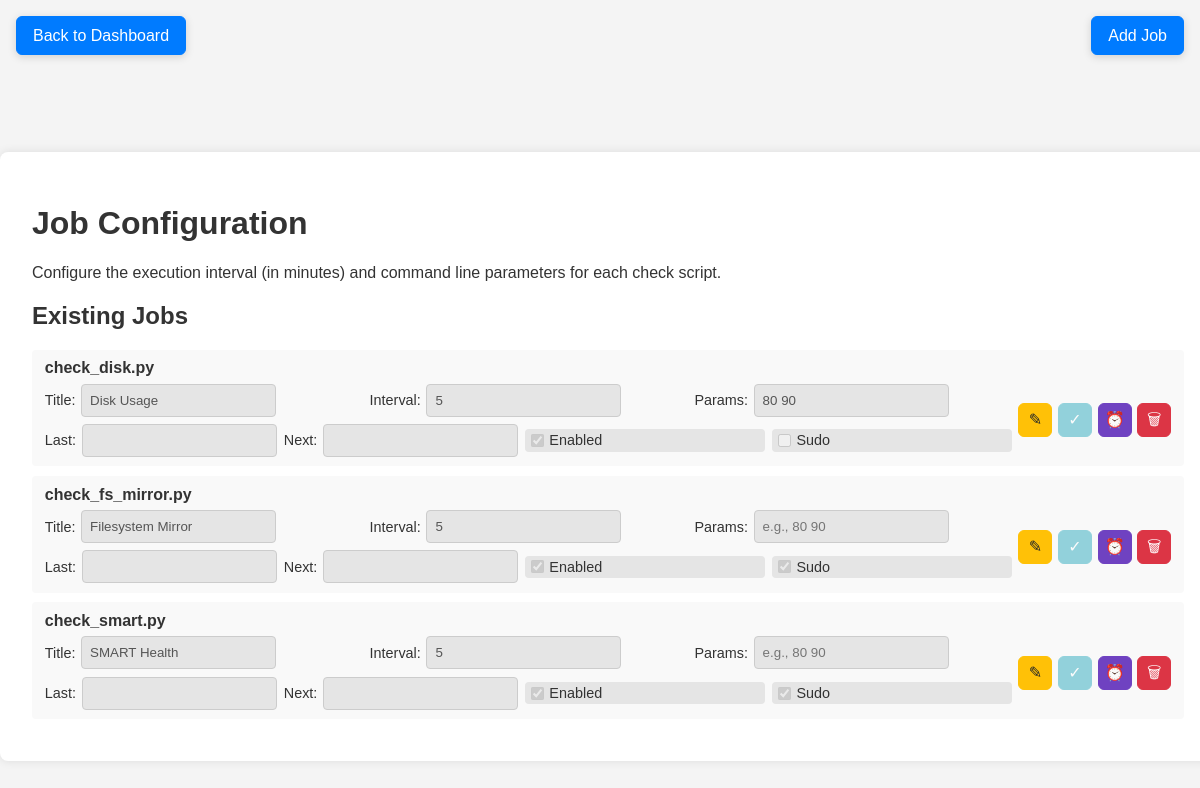
/job_config.php (signed in), run on the app's committed database.
### tables this page shows
CREATE TABLE IF NOT EXISTS checks (
    id INT AUTO_INCREMENT PRIMARY KEY,
    script_name VARCHAR(100) UNIQUE NOT NULL,
    title VARCHAR(150) NOT NULL,
    interval_minutes INT DEFAULT 5,
    parameters VARCHAR(255) DEFAULT '',
    enabled BOOLEAN DEFAULT TRUE,
    sudo BOOLEAN DEFAULT FALSE,
    last_run TIMESTAMP NULL,
    next_run TIMESTAMP NULL
);

### www/job_config.php (the view, shortened to what this page needs)
<?php
$pdo = getDB();
try {
    $stmt = $pdo->query("SELECT * FROM checks ORDER BY script_name");
    $checks = $stmt->fetchAll(PDO::FETCH_ASSOC);
} catch (PDOException $e) {
    $error = 'Database error: ' . $e->getMessage();
    $checks = [];
}
?>
<!DOCTYPE html>
<html lang="en">
<head>
    <link rel="stylesheet" href="style.css">
</head>
<body class="subpage">
    <a href="index.php" class="sticky-back-btn">Back to Dashboard</a>
    <a href="job_add.php" class="sticky-top-right-btn" title="Open Add Job Page" aria-label="Open Add Job Page">Add Job</a>
    <div class="login-container job-config-container">
        <h1>Job Configuration</h1>
        <p>Configure the execution interval (in minutes) and command line parameters for each check script.</p>
        <h2>Existing Jobs</h2>
        <?php foreach ($checks as $check): ?>
            <div class="check-config">
                <h3><?php echo htmlspecialchars($check['script_name']); ?></h3>
                <form method="post" class="job-row-form">
                    <div class="job-fields">
                        <label>Title: <input type="text" class="row-editable field-locked" name="title" value="<?php echo htmlspecialchars($check['title'] ?? $check['script_name']); ?>" readonly></label>
                        <label>Interval: <input type="number" class="row-editable field-locked" name="interval_minutes" value="<?php echo $check['interval_minutes']; ?>" min="1" required readonly></label>
                        <label>Params: <input type="text" class="row-editable field-locked" name="parameters" value="<?php echo htmlspecialchars($check['parameters']); ?>" placeholder="e.g., 80 90" readonly></label>
                        <label>Last: <input type="text" class="field-locked" value="<?php echo htmlspecialchars($check['last_run'] ?? ''); ?>" readonly></label>
                        <label>Next: <input type="text" class="field-locked" value="<?php echo htmlspecialchars($check['next_run'] ?? ''); ?>" readonly></label>
                        <label class="field-locked-label"><input type="checkbox" class="row-editable field-locked" name="enabled" <?php echo $check['enabled'] ? 'checked' : ''; ?> disabled> Enabled</label>
                        <label class="field-locked-label"><input type="checkbox" class="row-editable field-locked" name="sudo" <?php echo !empty($check['sudo']) ? 'checked' : ''; ?> disabled> Sudo</label>
                    </div>
                    <div class="job-actions">
                        <button type="button" class="icon-btn icon-edit row-edit-toggle" title="Edit row" aria-label="Edit row">&#9998;</button>
                        <button type="submit" name="update" value="1" class="icon-btn icon-apply" title="Apply changes" aria-label="Apply changes" disabled>&#10003;</button>
                        <button type="submit" name="schedule_now" value="1" class="icon-btn icon-schedule" title="Schedule now" aria-label="Schedule now">&#9200;</button>
                        <button type="submit" name="delete" value="1" class="icon-btn icon-delete" title="Delete job" aria-label="Delete job" onclick="return confirm('Are you sure you want to delete this job?')">&#128465;</button>
                    </div>
                </form>
            </div>
        <?php endforeach; ?>
    </div>
</body>
</html>

### www/style.css (style rules this page uses)
body { font-family: Arial, sans-serif; margin: 0; padding: 0; background-color: #f4f4f4; color: #333; transition: background-color 0.3s, color 0.3s; }
body.subpage { padding-top: 4.5rem; }
.login-container { max-width: 400px; margin: 5rem auto; padding: 2rem; background: white; border-radius: 8px; box-shadow: 0 0 10px rgba(0,0,0,0.1); }
input, button { display: block; width: 100%; margin: 0.5rem 0; padding: 0.5rem; border: 1px solid #ccc; border-radius: 4px; }
button { background: #007bff; color: white; cursor: pointer; }
.check-config { background: #f9f9f9; margin: 0.6rem 0; padding: 0.6rem 0.8rem; border-radius: 4px; }
.check-config h3 { margin: 0 0 0.4rem 0; font-size: 1rem; }
.check-config form { display: flex; flex-wrap: wrap; gap: 0.4rem; align-items: center; }
.check-config label { display: flex; align-items: center; gap: 0.35rem; font-size: 0.9rem; }
.job-config-container { width: calc(100vw - 3rem); max-width: 1500px; }
.job-row-form { width: 100%; display: flex; align-items: center; gap: 0.5rem; }
.job-fields { display: flex; flex-wrap: wrap; align-items: center; gap: 0.45rem; flex: 1; }
.job-fields label { flex: 1 1 220px; }
.job-fields input[type="text"], .job-fields input[type="number"] { width: auto; min-width: 120px; margin: 0; }
.job-fields input[type="checkbox"] { width: auto; margin: 0; }
.job-actions { margin-left: auto; display: flex; gap: 0.35rem; }
.icon-btn { width: 34px; min-width: 34px; height: 34px; padding: 0; margin: 0; display: inline-flex; align-items: center; justify-content: center; font-size: 16px; line-height: 1; border-radius: 6px; }
.icon-apply { background: #17a2b8; border-color: #17a2b8; }
.icon-delete { background: #dc3545; border-color: #dc3545; }
.icon-schedule { background: #6f42c1; border-color: #6f42c1; }
.icon-edit { background: #ffc107; border-color: #ffc107; color: #212529; }
.icon-btn:disabled { opacity: 0.45; cursor: not-allowed; }
.sticky-back-btn { position: fixed; top: 1rem; left: 1rem; z-index: 1000; display: inline-block; padding: 0.6rem 1rem; background: #007bff; color: white; text-decoration: none; border: 1px solid #007bff; border-radius: 6px; box-shadow: 0 2px 8px rgba(0, 0, 0, 0.15); }
.sticky-top-right-btn { position: fixed; top: 1rem; right: 1rem; z-index: 1000; display: inline-block; padding: 0.6rem 1rem; background: #007bff; color: white; text-decoration: none; border: 1px solid #007bff; border-radius: 6px; box-shadow: 0 2px 8px rgba(0, 0, 0, 0.15); }

### www/job_config.php (style rules this page uses)
.field-locked { background-color: #e5e5e5; color: #555; }
.field-locked-label { background-color: #e5e5e5; border-radius: 4px; padding: 0.2rem 0.35rem; }
.field-locked[type="checkbox"] { accent-color: #9e9e9e; }
.sticky-top-right-btn { position: fixed; top: 1rem; right: 1rem; z-index: 1000; display: inline-block; padding: 0.6rem 1rem; background: #007bff; color: white; text-decoration: none; border: 1px solid #007bff; border-radius: 6px; box-shadow: 0 2px 8px rgba(0, 0, 0, 0.15); }

### data on the page
checks: script_name "check_disk.py", title "Disk Usage", interval_minutes "5", parameters "80 90", enabled "☑"
checks: script_name "check_fs_mirror.py", title "Filesystem Mirror", interval_minutes "5", enabled "☑", sudo "☑"
checks: script_name "check_smart.py", title "SMART Health", interval_minutes "5", enabled "☑", sudo "☑"
